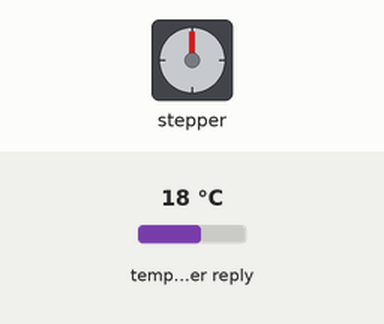
Simulated run of this sketch. Board: ESP32. On the bench: stepper motor. The inputs (shaded band) are chosen by the test bench; at power-on: temperature in the weather reply 18 °C. WiFi joins after 1.5 s; servers stay silent unless stated; web services answer with replies made up by the test bench; stepper angles assume 2048 steps per turn; what the sketch prints to the serial monitor is not drawn.

Above: at 0.1 s.
At 2.1 s:
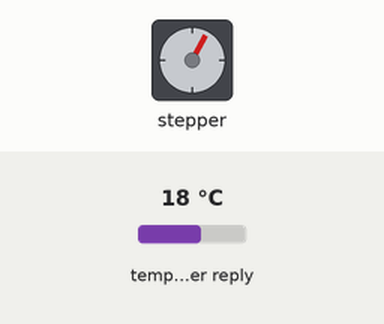
At 2.7 s:
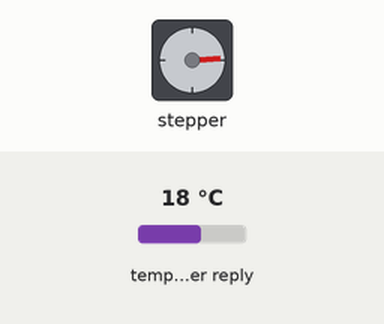
At 3.1 s:
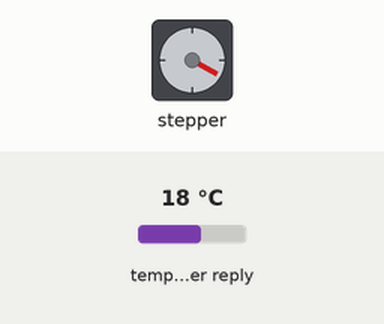
Timing chart, 0 to 4.6 s (numbered marks = the images above):
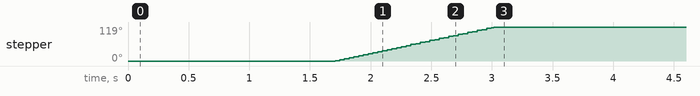

The sketch:

weatherstation.ino
```cpp
#include <WiFi.h>
#include <HTTPClient.h>
#include <Arduino_JSON.h>
#include <Stepper.h>
#include <string.h>

const char* ssid = "Enter wifi SSID";
const char* password = "Enter wifi password";

const int stepsPerRevolution = 2048;
const int rolePerMinute = 15;         // Adjustable range of 28BYJ-48 stepper is 0~17 rpm
const char* stepperPosition = "Sun";     // the current position of the stepper motor display in a string format (Sun, Cloud, Rain)
Stepper myStepper(stepsPerRevolution, 12, 14, 13, 15);

// Your Domain name with URL path or IP address with path
String openWeatherMapApiKey = "enter openweathermap api key";
// Example:
//String openWeatherMapApiKey = "bd939aa3d23ff33d3c8f5dd1dd435";

// Replace with your country code and city
String city = "Insert location";
String countryCode = "country code";

// THE DEFAULT TIMER IS SET TO 10 SECONDS FOR TESTING PURPOSES
// For a final application, check the API call limits per hour/minute to avoid getting blocked/banned
unsigned long lastTime = 0;
// Timer set to 10 minutes (600000)
unsigned long timerDelay = 600000;
// Set timer to 10 seconds (10000)
//unsigned long timerDelay = 10000;

String jsonBuffer;

void updateStepperPosition(JSONVar parsedObject) {
  const char* weatherMain = parsedObject["weather"][0]["main"];
  Serial.print("The weather condition is: ");
  Serial.println(weatherMain);

  //These are all of the if statements and logic for moving the stepper motor.
  if (strcmp(weatherMain, "Clear") == 0 || strcmp(weatherMain, "Hot") == 0) {
    if (strcmp(stepperPosition, "Sun") == 0) {
      stepperPosition = "Sun";
      Serial.println(stepperPosition);
    } else if (strcmp(stepperPosition, "Cloud") == 0) {
      myStepper.step(-(stepsPerRevolution/3));
      stepperPosition = "Sun";
      Serial.println(stepperPosition);
    } else if (strcmp(stepperPosition, "Rain") == 0) {
      myStepper.step(stepsPerRevolution/3);
      stepperPosition = "Sun";
      Serial.println(stepperPosition);
    }
  } else if (strcmp(weatherMain, "Clouds") == 0 || strcmp(weatherMain, "Mist") == 0 || strcmp(weatherMain, "Haze") == 0 || strcmp(weatherMain, "Smoke") == 0 || strcmp(weatherMain, "Dust") == 0) {
    if (strcmp(stepperPosition, "Sun") == 0) {
      myStepper.step(stepsPerRevolution/3);
      stepperPosition = "Cloud";
      Serial.println(stepperPosition);
    } else if (strcmp(stepperPosition, "Cloud") == 0) {
      stepperPosition = "Cloud";
      Serial.println(stepperPosition);
    } else if (strcmp(stepperPosition, "Rain") == 0) {
      myStepper.step(-(stepsPerRevolution/3));
      stepperPosition = "Cloud";
      Serial.println(stepperPosition);
    }
  } else if (strcmp(weatherMain, "Light Rain") == 0 || strcmp(weatherMain, "Heavy Rain") == 0 || strcmp(weatherMain, "Rain") == 0) {
    if (strcmp(stepperPosition, "Sun") == 0) {
      myStepper.step(-(stepsPerRevolution/3));
      stepperPosition = "Rain";
      Serial.println(stepperPosition);
    } else if (strcmp(stepperPosition, "Cloud") == 0) {
      myStepper.step(stepsPerRevolution/3);
      stepperPosition = "Rain";
      Serial.println(stepperPosition);
    } else if (strcmp(stepperPosition, "Rain") == 0) {
      stepperPosition = "Rain";
      Serial.println(stepperPosition);
    }
  }
}

void getWeatherData() {
  if (WiFi.status() == WL_CONNECTED) {
    String serverPath = "http://api.openweathermap.org/data/2.5/weather?q=" + city + "," + countryCode + "&APPID=" + openWeatherMapApiKey;
    //Serial.println(serverPath);

    jsonBuffer = httpGETRequest(serverPath.c_str());
    //Serial.println(jsonBuffer);
    JSONVar myObject = JSON.parse(jsonBuffer);

    // JSON.typeof(jsonVar) can be used to get the type of the var
    if (JSON.typeof(myObject) == "undefined") {
      Serial.println("Parsing input failed!");
      return;
    }

    //Serial.print("JSON object = ");
    //Serial.println(myObject);
    Serial.print("Weather Condition: ");
    Serial.println(myObject["weather"][0]["main"]);
    updateStepperPosition(myObject);
  } else {
    Serial.println("WiFi Disconnected");
  }
}

void setup() {
  myStepper.setSpeed(rolePerMinute);

  Serial.begin(9600);

  WiFi.begin(ssid, password);
  Serial.println("");
  Serial.println("Connecting");
  while (WiFi.status() != WL_CONNECTED) {
    delay(250);
    Serial.print(".");
  }

  Serial.print("Connected to WiFi network with IP Address: ");
  Serial.println(WiFi.localIP());

  getWeatherData();
}

void loop() {
  if ((millis() - lastTime) > timerDelay) {
    getWeatherData();
    lastTime = millis();
  }
}

String httpGETRequest(const char* serverName) {
  WiFiClient client;
  HTTPClient http;

  // Your Domain name with URL path or IP address with path
  http.begin(client, serverName);

  // Send HTTP POST request
  int httpResponseCode = http.GET();

  String payload = "{}";

  if (httpResponseCode > 0) {
    //Serial.print("HTTP Response code: ");
    //Serial.println(httpResponseCode);
    payload = http.getString();
  } else {
    Serial.print("Error code: ");
    Serial.println(httpResponseCode);
  }
  // Free resources
  http.end();

  return payload;
}
```
